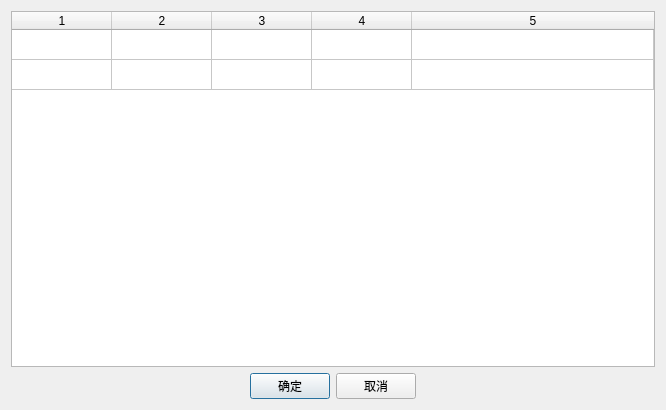
<?xml version="1.0" encoding="UTF-8"?>
<ui version="4.0">
 <class>CFaultGradientEstimateDlg</class>
 <widget class="QDialog" name="CFaultGradientEstimateDlg">
  <property name="geometry">
   <rect>
    <x>0</x>
    <y>0</y>
    <width>666</width>
    <height>410</height>
   </rect>
  </property>
  <property name="windowTitle">
   <string>CFaultGradientEstimateDlg</string>
  </property>
  <layout class="QVBoxLayout" name="verticalLayout">
   <item>
    <widget class="QFaultGradientEstimateGrid" name="tableWidget">
     <property name="editTriggers">
      <set>QAbstractItemView::DoubleClicked</set>
     </property>
     <property name="rowCount">
      <number>2</number>
     </property>
     <property name="columnCount">
      <number>5</number>
     </property>
     <attribute name="horizontalHeaderVisible">
      <bool>true</bool>
     </attribute>
     <attribute name="horizontalHeaderStretchLastSection">
      <bool>true</bool>
     </attribute>
     <attribute name="verticalHeaderVisible">
      <bool>false</bool>
     </attribute>
     <row/>
     <row/>
     <column/>
     <column/>
     <column/>
     <column/>
     <column/>
    </widget>
   </item>
   <item>
    <layout class="QHBoxLayout" name="horizontalLayout">
     <item>
      <spacer name="horizontalSpacer">
       <property name="orientation">
        <enum>Qt::Horizontal</enum>
       </property>
       <property name="sizeHint" stdset="0">
        <size>
         <width>40</width>
         <height>20</height>
        </size>
       </property>
      </spacer>
     </item>
     <item>
      <widget class="QPushButton" name="btnOk">
       <property name="text">
        <string>确定</string>
       </property>
      </widget>
     </item>
     <item>
      <widget class="QPushButton" name="btnCancel">
       <property name="text">
        <string>取消</string>
       </property>
      </widget>
     </item>
     <item>
      <spacer name="horizontalSpacer_2">
       <property name="orientation">
        <enum>Qt::Horizontal</enum>
       </property>
       <property name="sizeHint" stdset="0">
        <size>
         <width>40</width>
         <height>20</height>
        </size>
       </property>
      </spacer>
     </item>
    </layout>
   </item>
  </layout>
 </widget>
 <layoutdefault spacing="6" margin="11"/>
 <customwidgets>
  <customwidget>
   <class>QFaultGradientEstimateGrid</class>
   <extends>QTableWidget</extends>
   <header>../Module/UI/FaultGradient/FaultGradientEstimateDlg.h</header>
  </customwidget>
 </customwidgets>
 <resources/>
 <connections/>
</ui>
